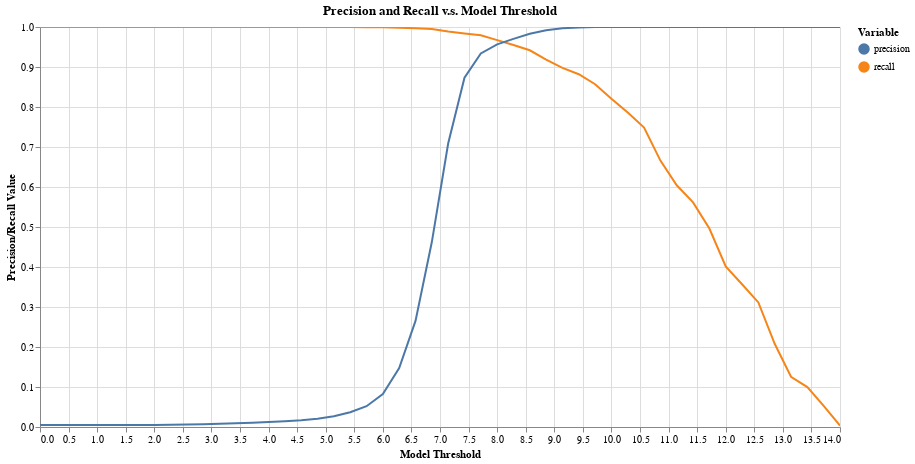

The cell this chart's notebook holds for it:
### Markdown cell above
The plot precision and recall at varying score thresholds reinforces what we noted earlier in the score distribution - that our most suitable cutoff is in the range of 7 to 9.5. It relies on your own particular use case to determine exactly where the cutoff should be set (e.g. Is recall more important than precision, or vice versa?).

### Code cell
tutorial.plot_precision_recall_vs_threshold(df_eval)

### Figure 1 — Vega-Lite specification as saved in the notebook (floating-point values rounded to 4 significant figures)
{"config": {"view": {"continuousWidth": 400, "continuousHeight": 300}}, "layer": [{"mark": "line", "encoding": {"color": {"type": "nominal", "field": "variable", "legend": {"title": "Variable"}}, "tooltip": [{"type": "nominal", "field": "variable"}, {"type": "quantitative", "field": "threshold"}, {"type": "quantitative", "field": "value"}], "x": {"type": "quantitative", "axis": {"title": "Model Threshold"}, "field": "threshold"}, "y": {"type": "quantitative", "axis": {"title": "Precision/Recall Value"}, "field": "value", "scale": {"domain": [0, 1]}}}, "selection": {"selector004": {"type": "interval", "bind": "scales", "encodings": ["x", "y"]}}, "title": "Precision and Recall v.s. Model Threshold"}, {"mark": "point", "encoding": {"opacity": {"value": 0}, "x": {"type": "quantitative", "field": "threshold"}}, "selection": {"selector003": {"type": "single", "nearest": true, "on": "mouseover", "fields": ["threshold"], "empty": "none"}}}, {"mark": "point", "encoding": {"color": {"type": "nominal", "field": "variable", "legend": {"title": "Variable"}}, "opacity": {"condition": {"value": 1, "selection": "selector003"}, "value": 0}, "tooltip": [{"type": "nominal", "field": "variable"}, {"type": "quantitative", "field": "threshold"}, {"type": "quantitative", "field": "value"}], "x": {"type": "quantitative", "axis": {"title": "Model Threshold"}, "field": "threshold"}, "y": {"type": "quantitative", "axis": {"title": "Precision/Recall Value"}, "field": "value", "scale": {"domain": [0, 1]}}}, "title": "Precision and Recall v.s. Model Threshold"}, {"mark": {"type": "rule", "color": "gray"}, "encoding": {"x": {"type": "quantitative", "field": "threshold"}}, "transform": [{"filter": {"selection": "selector003"}}]}, {"mark": {"type": "text", "align": "right", "dx": -10, "dy": -5, "fontWeight": 300, "lineBreak": "\n"}, "encoding": {"color": {"type": "nominal", "field": "variable", "legend": {"title": "Variable"}}, "text": {"condition": {"type": "nominal", "field": "label", "selection": "selector003"}, "value": " "}, "tooltip": [{"type": "nominal", "field": "variable"}, {"type": "quantitative", "field": "threshold"}, {"type": "quantitative", "field": "value"}], "x": {"type": "quantitative", "axis": {"title": "Model Threshold"}, "field": "threshold"}, "y": {"type": "quantitative", "axis": {"title": "Precision/Recall Value"}, "field": "value", "scale": {"domain": [0, 1]}}}, "title": "Precision and Recall v.s. Model Threshold"}], "data": {"name": "data-b1ad15bb118f1a914ebc44dd550d4b07"}, "height": 400, "width": 800, "$schema": "https://vega.github.io/schema/vega-lite/v4.8.1.json", "datasets": {"data-b1ad15bb118f1a914ebc44dd550d4b07": [{"threshold": 0.0, "label": "threshold: 0.0\nprecision: 0.005\nrecall: 1.0", "variable": "recall", "value": 1.0}, {"threshold": 0.2857, "label": "threshold: 0.286\nprecision: 0.005\nrecall: 1.0", "variable": "recall", "value": 1.0}, {"threshold": 0.5714, "label": "threshold: 0.571\nprecision: 0.005\nrecall: 1.0", "variable": "recall", "value": 1.0}, {"threshold": 0.8571, "label": "threshold: 0.857\nprecision: 0.005\nrecall: 1.0", "variable": "recall", "value": 1.0}, {"threshold": 1.143, "label": "threshold: 1.143\nprecision: 0.005\nrecall: 1.0", "variable": "recall", "value": 1.0}, {"threshold": 1.429, "label": "threshold: 1.429\nprecision: 0.005\nrecall: 1.0", "variable": "recall", "value": 1.0}, {"threshold": 1.714, "label": "threshold: 1.714\nprecision: 0.005\nrecall: 1.0", "variable": "recall", "value": 1.0}, {"threshold": 2.0, "label": "threshold: 2.0\nprecision: 0.005\nrecall: 1.0", "variable": "recall", "value": 1.0}, {"threshold": 2.286, "label": "threshold: 2.286\nprecision: 0.006\nrecall: 1.0", "variable": "recall", "value": 1.0}, {"threshold": 2.571, "label": "threshold: 2.571\nprecision: 0.006\nrecall: 1.0", "variable": "recall", "value": 1.0}, {"threshold": 2.857, "label": "threshold: 2.857\nprecision: 0.007\nrecall: 1.0", "variable": "recall", "value": 1.0}, {"threshold": 3.143, "label": "threshold: 3.143\nprecision: 0.008\nrecall: 1.0", "variable": "recall", "value": 1.0}, {"threshold": 3.429, "label": "threshold: 3.429\nprecision: 0.009\nrecall: 1.0", "variable": "recall", "value": 1.0}, {"threshold": 3.714, "label": "threshold: 3.714\nprecision: 0.011\nrecall: 1.0", "variable": "recall", "value": 1.0}, {"threshold": 4.0, "label": "threshold: 4.0\nprecision: 0.013\nrecall: 1.0", "variable": "recall", "value": 1.0}, {"threshold": 4.286, "label": "threshold: 4.286\nprecision: 0.015\nrecall: 1.0", "variable": "recall", "value": 1.0}, {"threshold": 4.571, "label": "threshold: 4.571\nprecision: 0.017\nrecall: 1.0", "variable": "recall", "value": 1.0}, {"threshold": 4.857, "label": "threshold: 4.857\nprecision: 0.021\nrecall: 1.0", "variable": "recall", "value": 1.0}, {"threshold": 5.143, "label": "threshold: 5.143\nprecision: 0.027\nrecall: 1.0", "variable": "recall", "value": 0.9998}, {"threshold": 5.429, "label": "threshold: 5.429\nprecision: 0.037\nrecall: 1.0", "variable": "recall", "value": 0.9998}, {"threshold": 5.714, "label": "threshold: 5.714\nprecision: 0.052\nrecall: 1.0", "variable": "recall", "value": 0.9997}, {"threshold": 6.0, "label": "threshold: 6.0\nprecision: 0.082\nrecall: 0.999", "variable": "recall", "value": 0.9993}, {"threshold": 6.286, "label": "threshold: 6.286\nprecision: 0.147\nrecall: 0.998", "variable": "recall", "value": 0.9983}, {"threshold": 6.571, "label": "threshold: 6.571\nprecision: 0.265\nrecall: 0.997", "variable": "recall", "value": 0.9968}, {"threshold": 6.857, "label": "threshold: 6.857\nprecision: 0.462\nrecall: 0.995", "variable": "recall", "value": 0.9952}, {"threshold": 7.143, "label": "threshold: 7.143\nprecision: 0.709\nrecall: 0.989", "variable": "recall", "value": 0.989}, {"threshold": 7.429, "label": "threshold: 7.429\nprecision: 0.873\nrecall: 0.984", "variable": "recall", "value": 0.984}, {"threshold": 7.714, "label": "threshold: 7.714\nprecision: 0.934\nrecall: 0.979", "variable": "recall", "value": 0.9793}, {"threshold": 8.0, "label": "threshold: 8.0\nprecision: 0.957\nrecall: 0.967", "variable": "recall", "value": 0.9672}, {"threshold": 8.286, "label": "threshold: 8.286\nprecision: 0.97\nrecall: 0.955", "variable": "recall", "value": 0.955}, {"threshold": 8.571, "label": "threshold: 8.571\nprecision: 0.983\nrecall: 0.942", "variable": "recall", "value": 0.9418}, {"threshold": 8.857, "label": "threshold: 8.857\nprecision: 0.992\nrecall: 0.919", "variable": "recall", "value": 0.9186}, {"threshold": 9.143, "label": "threshold: 9.143\nprecision: 0.997\nrecall: 0.898", "variable": "recall", "value": 0.8977}, {"threshold": 9.429, "label": "threshold: 9.429\nprecision: 0.999\nrecall: 0.882", "variable": "recall", "value": 0.8818}, {"threshold": 9.714, "label": "threshold: 9.714\nprecision: 1.0\nrecall: 0.857", "variable": "recall", "value": 0.8569}, {"threshold": 10.0, "label": "threshold: 10.0\nprecision: 1.0\nrecall: 0.821", "variable": "recall", "value": 0.8207}, {"threshold": 10.29, "label": "threshold: 10.286\nprecision: 1.0\nrecall: 0.786", "variable": "recall", "value": 0.7861}, {"threshold": 10.57, "label": "threshold: 10.571\nprecision: 1.0\nrecall: 0.748", "variable": "recall", "value": 0.7485}, {"threshold": 10.86, "label": "threshold: 10.857\nprecision: 1.0\nrecall: 0.666", "variable": "recall", "value": 0.6661}, {"threshold": 11.14, "label": "threshold: 11.143\nprecision: 1.0\nrecall: 0.604", "variable": "recall", "value": 0.6042}, {"threshold": 11.43, "label": "threshold: 11.429\nprecision: 1.0\nrecall: 0.561", "variable": "recall", "value": 0.5614}, {"threshold": 11.71, "label": "threshold: 11.714\nprecision: 1.0\nrecall: 0.496", "variable": "recall", "value": 0.4962}, {"threshold": 12.0, "label": "threshold: 12.0\nprecision: 1.0\nrecall: 0.402", "variable": "recall", "value": 0.4016}, {"threshold": 12.29, "label": "threshold: 12.286\nprecision: 1.0\nrecall: 0.357", "variable": "recall", "value": 0.3568}, {"threshold": 12.57, "label": "threshold: 12.571\nprecision: 1.0\nrecall: 0.311", "variable": "recall", "value": 0.3114}, {"threshold": 12.86, "label": "threshold: 12.857\nprecision: 1.0\nrecall: 0.208", "variable": "recall", "value": 0.2081}, {"threshold": 13.14, "label": "threshold: 13.143\nprecision: 1.0\nrecall: 0.126", "variable": "recall", "value": 0.1257}, {"threshold": 13.43, "label": "threshold: 13.429\nprecision: 1.0\nrecall: 0.1", "variable": "recall", "value": 0.09978}, {"threshold": 13.71, "label": "threshold: 13.714\nprecision: 1.0\nrecall: 0.053", "variable": "recall", "value": 0.05282}, {"threshold": 14.0, "label": "threshold: 14.0\nprecision: 1.0\nrecall: 0.003", "variable": "recall", "value": 0.003343}, {"threshold": 0.0, "label": "threshold: 0.0\nprecision: 0.005\nrecall: 1.0", "variable": "precision", "value": 0.004907}, {"threshold": 0.2857, "label": "threshold: 0.286\nprecision: 0.005\nrecall: 1.0", "variable": "precision", "value": 0.004907}, {"threshold": 0.5714, "label": "threshold: 0.571\nprecision: 0.005\nrecall: 1.0", "variable": "precision", "value": 0.004907}, {"threshold": 0.8571, "label": "threshold: 0.857\nprecision: 0.005\nrecall: 1.0", "variable": "precision", "value": 0.004907}, {"threshold": 1.143, "label": "threshold: 1.143\nprecision: 0.005\nrecall: 1.0", "variable": "precision", "value": 0.00491}, {"threshold": 1.429, "label": "threshold: 1.429\nprecision: 0.005\nrecall: 1.0", "variable": "precision", "value": 0.004927}, {"threshold": 1.714, "label": "threshold: 1.714\nprecision: 0.005\nrecall: 1.0", "variable": "precision", "value": 0.00499}, {"threshold": 2.0, "label": "threshold: 2.0\nprecision: 0.005\nrecall: 1.0", "variable": "precision", "value": 0.005162}, {"threshold": 2.286, "label": "threshold: 2.286\nprecision: 0.006\nrecall: 1.0", "variable": "precision", "value": 0.005505}, {"threshold": 2.571, "label": "threshold: 2.571\nprecision: 0.006\nrecall: 1.0", "variable": "precision", "value": 0.006066}, {"threshold": 2.857, "label": "threshold: 2.857\nprecision: 0.007\nrecall: 1.0", "variable": "precision", "value": 0.006858}, {"threshold": 3.143, "label": "threshold: 3.143\nprecision: 0.008\nrecall: 1.0", "variable": "precision", "value": 0.007847}, {"threshold": 3.429, "label": "threshold: 3.429\nprecision: 0.009\nrecall: 1.0", "variable": "precision", "value": 0.009113}, {"threshold": 3.714, "label": "threshold: 3.714\nprecision: 0.011\nrecall: 1.0", "variable": "precision", "value": 0.01076}, {"threshold": 4.0, "label": "threshold: 4.0\nprecision: 0.013\nrecall: 1.0", "variable": "precision", "value": 0.01262}, {"threshold": 4.286, "label": "threshold: 4.286\nprecision: 0.015\nrecall: 1.0", "variable": "precision", "value": 0.01464}, {"threshold": 4.571, "label": "threshold: 4.571\nprecision: 0.017\nrecall: 1.0", "variable": "precision", "value": 0.01708}, {"threshold": 4.857, "label": "threshold: 4.857\nprecision: 0.021\nrecall: 1.0", "variable": "precision", "value": 0.02069}, {"threshold": 5.143, "label": "threshold: 5.143\nprecision: 0.027\nrecall: 1.0", "variable": "precision", "value": 0.02692}, {"threshold": 5.429, "label": "threshold: 5.429\nprecision: 0.037\nrecall: 1.0", "variable": "precision", "value": 0.03677}, {"threshold": 5.714, "label": "threshold: 5.714\nprecision: 0.052\nrecall: 1.0", "variable": "precision", "value": 0.05201}, {"threshold": 6.0, "label": "threshold: 6.0\nprecision: 0.082\nrecall: 0.999", "variable": "precision", "value": 0.0823}, {"threshold": 6.286, "label": "threshold: 6.286\nprecision: 0.147\nrecall: 0.998", "variable": "precision", "value": 0.1474}, {"threshold": 6.571, "label": "threshold: 6.571\nprecision: 0.265\nrecall: 0.997", "variable": "precision", "value": 0.2652}, {"threshold": 6.857, "label": "threshold: 6.857\nprecision: 0.462\nrecall: 0.995", "variable": "precision", "value": 0.4623}, {"threshold": 7.143, "label": "threshold: 7.143\nprecision: 0.709\nrecall: 0.989", "variable": "precision", "value": 0.7087}, {"threshold": 7.429, "label": "threshold: 7.429\nprecision: 0.873\nrecall: 0.984", "variable": "precision", "value": 0.8731}, {"threshold": 7.714, "label": "threshold: 7.714\nprecision: 0.934\nrecall: 0.979", "variable": "precision", "value": 0.9339}, {"threshold": 8.0, "label": "threshold: 8.0\nprecision: 0.957\nrecall: 0.967", "variable": "precision", "value": 0.9565}, {"threshold": 8.286, "label": "threshold: 8.286\nprecision: 0.97\nrecall: 0.955", "variable": "precision", "value": 0.9703}, {"threshold": 8.571, "label": "threshold: 8.571\nprecision: 0.983\nrecall: 0.942", "variable": "precision", "value": 0.9829}, {"threshold": 8.857, "label": "threshold: 8.857\nprecision: 0.992\nrecall: 0.919", "variable": "precision", "value": 0.9919}, {"threshold": 9.143, "label": "threshold: 9.143\nprecision: 0.997\nrecall: 0.898", "variable": "precision", "value": 0.9968}, {"threshold": 9.429, "label": "threshold: 9.429\nprecision: 0.999\nrecall: 0.882", "variable": "precision", "value": 0.9989}, {"threshold": 9.714, "label": "threshold: 9.714\nprecision: 1.0\nrecall: 0.857", "variable": "precision", "value": 0.9998}, {"threshold": 10.0, "label": "threshold: 10.0\nprecision: 1.0\nrecall: 0.821", "variable": "precision", "value": 1.0}, {"threshold": 10.29, "label": "threshold: 10.286\nprecision: 1.0\nrecall: 0.786", "variable": "precision", "value": 1.0}, {"threshold": 10.57, "label": "threshold: 10.571\nprecision: 1.0\nrecall: 0.748", "variable": "precision", "value": 1.0}, {"threshold": 10.86, "label": "threshold: 10.857\nprecision: 1.0\nrecall: 0.666", "variable": "precision", "value": 1.0}, {"threshold": 11.14, "label": "threshold: 11.143\nprecision: 1.0\nrecall: 0.604", "variable": "precision", "value": 1.0}, {"threshold": 11.43, "label": "threshold: 11.429\nprecision: 1.0\nrecall: 0.561", "variable": "precision", "value": 1.0}, {"threshold": 11.71, "label": "threshold: 11.714\nprecision: 1.0\nrecall: 0.496", "variable": "precision", "value": 1.0}, {"threshold": 12.0, "label": "threshold: 12.0\nprecision: 1.0\nrecall: 0.402", "variable": "precision", "value": 1.0}, {"threshold": 12.29, "label": "threshold: 12.286\nprecision: 1.0\nrecall: 0.357", "variable": "precision", "value": 1.0}, {"threshold": 12.57, "label": "threshold: 12.571\nprecision: 1.0\nrecall: 0.311", "variable": "precision", "value": 1.0}, {"threshold": 12.86, "label": "threshold: 12.857\nprecision: 1.0\nrecall: 0.208", "variable": "precision", "value": 1.0}, {"threshold": 13.14, "label": "threshold: 13.143\nprecision: 1.0\nrecall: 0.126", "variable": "precision", "value": 1.0}, {"threshold": 13.43, "label": "threshold: 13.429\nprecision: 1.0\nrecall: 0.1", "variable": "precision", "value": 1.0}, {"threshold": 13.71, "label": "threshold: 13.714\nprecision: 1.0\nrecall: 0.053", "variable": "precision", "value": 1.0}, {"threshold": 14.0, "label": "threshold: 14.0\nprecision: 1.0\nrecall: 0.003", "variable": "precision", "value": 1.0}]}}
